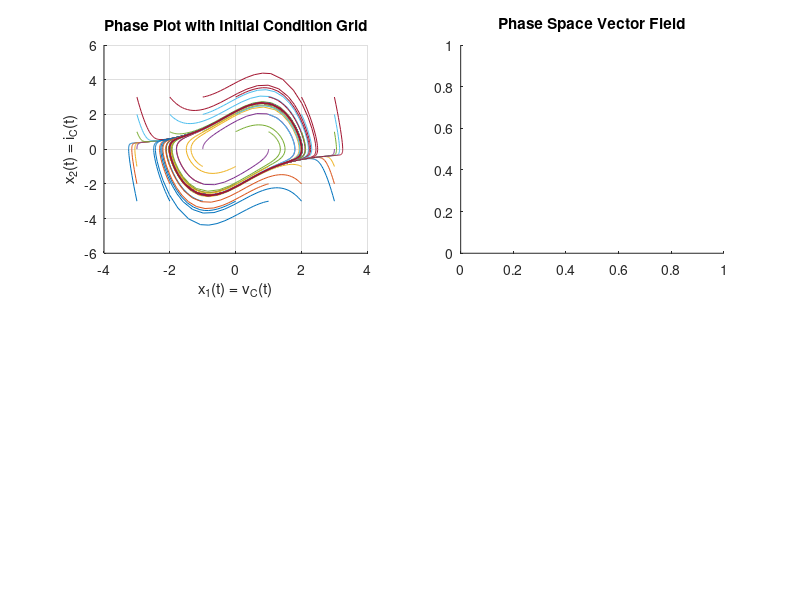

This chart was generated by the following MATLAB code: (Note: this script raises an error after producing the figure.)
clc, clear, close all;  % Clear command window, workspace, and close all figures

% The circuit we're analyzing is a modified Van Der Pol oscillator system:
% 
%     _________________________
%    |       |       |         |
%    |       |       |         |
%    |       |       | Cg      |
%    |       (      (|)      _____ 
%   (-)    L  )      |     C _____
%    | V     (       |         |
%    |       |       |         | 
%    |       |  TD |_\/_|      |
%    |_______|_______|_________|
%
% Where:
% x1(t) = VC(t) (capacitor voltage)
% x2(t) = iC(t) (circuit current)
% The system equations are:
% d/dt x1(t) = x2(t)
% d/dt x2(t) = (1/c)(alpha - 3*beta*x1(t)^2)*x2(t) - (1/L)*x1(t)

% System parameters
alpha = 1;      % Nonlinear damping coefficient
beta = 1/3;     % Nonlinearity parameter (set to 1/3 to simplify)
C = 1;          % Capacitance (Farads)
L = 1;          % Inductance (Henries)

% Define the system of differential equations
% Input: t - time, x - state vector [x1; x2]
% Output: dxdt - derivative of state vector
vdp = @(t,x) [x(2);                           % First equation: dx1/dt = x2
             (1/C)*(alpha - 3*beta*x(1)^2)*x(2) - (1/L)*x(1)]; % Second equation

% Time span for simulation (from 0 to 20 seconds)
t_span = [0 30];

% Initial condition ranges for x1 and x2
x1_0_vals = -3:1:3;  % Initial voltage values from -3 to 3 in steps of 1
x2_0_vals = -3:1:3;  % Initial current values from -3 to 3 in steps of 1

% Create a figure window (positioned at [100,100] with size 1400x600 pixels)
figure("Position", [100,100, 1000,800]);
hold on;  % Allow multiple plots on the same axes

% Configure plot appearance
title("Van Der Pol Oscillator Trajectories");
xlabel("x_1(t) = v_C(t) (Voltage)");
ylabel("x_2(t) = i_C(t) (Current)");
grid on;

% Loop through all initial conditions and plot trajectories
for x1_0 = x1_0_vals
    for x2_0 = x2_0_vals
        % Solve the ODE for this initial condition using ode45
        [~, X] = ode45(vdp, t_span, [x1_0, x2_0]);
        
        % Plot the phase portrait (x1 vs x2) in the first subplot
        subplot(2, 2, 1);
        hold on;
        plot(X(:,1), X(:,2));  % Plot trajectory in phase space
        title("Phase Plot with Initial Condition Grid");
        xlabel("x_1(t) = v_C(t)");
        ylabel("x_2(t) = i_C(t)");
        grid on;
    end
end

% Create a second subplot for the vector field
subplot(2, 2, 2);
title("Phase Space Vector Field");

% Create a grid for the vector field (same dimensions as initial conditions)
[x1_grid, x2_grid] = meshgrid(-3:0.5:3, -3:0.5:3);  % Finer grid for smoother arrows

% Calculate derivatives at each grid point
u = x2_grid;  % dx1/dt = x2 (current)
v = (1/C)*(alpha - 3*beta*x1_grid.^2).*x2_grid - (1/L)*x1_grid;  % dx2/dt

% Plot the vector field using streamslice (shows both direction and magnitude)
streamslice(x1_grid, x2_grid, u, v);
xlabel("x_1(t) = v_C(t)");
ylabel("x_2(t) = i_C(t)");
grid on;

% Time evolution of state variables from x1(0) = 0.01, x2(0) = 0
initial_condition = [0.01; 0]; % [x1(0); x2(0)]
[T, X] = ode45(vdp, t_span, initial_condition);

% Create a new figure for the time evolution
subplot(2,2,[3,4]);
hold on;

% Plot x1(t) vs time
plot(T, X(:,1), "color", [0.4 0.4 0.4], "LineWidth", 1.5, "DisplayName", "x_1(t) = v_C(t)");

% Plot x2(t) vs time
plot(T, X(:,2), "color", [0 0.5 0.5], "LineWidth", 1.5, "DisplayName", "x_2(t) (Current)");

% Configure plot appearance
title("Time Evolution of State Variables");
xlabel("Time (s)");
ylabel("State Variables");
legend("show", "Orientation","vertical","Location","southwest");
legend("boxoff");
grid on;
hold off;
